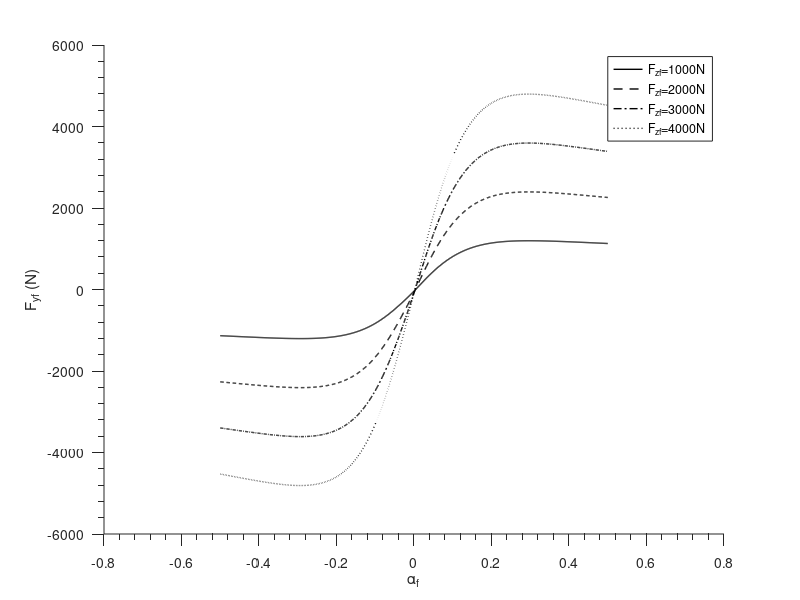

Write the MATLAB code that produced this figure.

%This code is for Longitudinal Force (With Both: PureSlip & CombineSlip), From:PACEJKA, 2006
clear;

%Constants
Fz0=4000;%Newton
d4=1.2;
d6=0.1;
d7=0.15;
d8=1.6;
C=d8;

%Constant for Combined Slip
rBy1=6.461;
rBy2=4.196;
rBy3=-0.015;
rBy4=0;
rCy1=1.081;
rHy1=0.009;
rVy1=0.053;
rVy2=-0.073;
rVy3=0.517;
rVy4=35.44;
rVy5=1.9;
rVy6=-10.71;
Mu_y=0.8;
Fzf0=4000;
c1=8;
c2=1.33;
c5=1;


%Vehicle's output: Input to model
%VariableName ending with 'A' means: Force vary, camber constant (zero)
gamma1000A=0;
gamma2000A=0;
gamma3000A=0;
gamma4000A=0;
Fzf1000A=1000; %Newton
Fzf2000A=2000; %Newton
Fzf3000A=3000; %Newton
Fzf4000A=4000; %Newton
%VariableName ending with 'B' means: Camber vary, Force constant (3000 N)
gamma1000B=deg2rad(-5);
gamma2000B=deg2rad(0);
gamma3000B=deg2rad(5);
gamma4000B=deg2rad(10);
Fzf1000B=3000; %Newton
Fzf2000B=3000; %Newton
Fzf3000B=3000; %Newton
Fzf4000B=3000; %Newton

%slip ratio
k=0.5;

%Creating Numeric Matrix for plot
NormalizedFyf01000=[];
NormalizedFyf02000=[];
NormalizedFyf03000=[];
NormalizedFyf04000=[];
Fyf01000=[];
Fyf02000=[];
Fyf03000=[];
Fyf04000=[];
alpha1000=[];
alpha2000=[];
alpha3000=[];
alpha4000=[];
Fyf1000=[];
Fyf2000=[];
Fyf3000=[];
Fyf4000=[];

for alpha=-0.5:0.001:0.5
    %Vehicle's output: Input to the Model
    Fzf=Fzf1000A;
    gamma=gamma1000A;
    %Fzf=Fzf1000B;
    %gamma=gamma1000B;
    dfzf1000=(Fzf-Fzf0)/Fzf0;
    
    %Model (Pure Slip):
    Calpha=9.74*Fzf;
    Cgamma=0.86*Fzf;
    D=d4*Fzf/(1+d7*gamma^2);
    B=Calpha/C/D;
    Shf=Cgamma*gamma/Calpha;
    Sv=d6*Fzf*gamma;
    Sh=Shf-(Sv/Calpha);
    Fyf0 = D*sin(C*atan(B*(alpha+Sh)))+Sv;
    Fyf01000=[Fyf01000;Fyf0];
    alpha1000=[alpha1000;alpha];

    %Model (Combined Slip):
    Cfalpha=c1*c2*Fzf0*sin(2*atan(Fzf/c2/Fzf0));
    Cfgamma=c5*Fzf;
    disp(["Cfalpha",Cfalpha,"Cfgamma",Cfgamma]);
    alpha_star=alpha+(Cfgamma/Cfalpha)*gamma;
    Dvyk=Mu_y*Fzf*(rVy1+rVy2*dfzf1000+rVy3*gamma)*cos(atan(rVy4*alpha_star));
    Shyk=rHy1;
    Cyk=rCy1;
    Byk=(rBy1+rBy4*gamma^2)*cos(atan(rBy2*(alpha_star-rBy3)));
    ks=k*+Shyk;
    Svyk=Dvyk*sin(rVy5*atan(rVy6*k));
    Gyk0=cos(Cyk*atan(Byk*Shyk));
    Gyk=cos(Cyk*atan(Byk*ks))/Gyk0;
    disp(["Gyk",Gyk,"Svyk",Svyk]);
    Fyf=Gyk*Fyf0+Svyk;
    Fyf1000=[Fyf1000;Fyf];
end

for alpha=-0.5:0.001:0.5
    %Vehicle's output: Input to the Model
    Fzf=Fzf2000A;
    gamma=gamma2000A;
    %Fzf=Fzf1000B;
    %gamma=gamma1000B;
    dfzf2000=(Fzf-Fzf0)/Fzf0;
    
    %Model (Pure Slip):
    Calpha=9.74*Fzf;
    Cgamma=0.86*Fzf;
    D=d4*Fzf/(1+d7*gamma^2);
    B=Calpha/C/D;
    Shf=Cgamma*gamma/Calpha;
    Sv=d6*Fzf*gamma;
    Sh=Shf-(Sv/Calpha);
    Fyf0 = D*sin(C*atan(B*(alpha+Sh)))+Sv;
    Fyf02000=[Fyf02000;Fyf0];
    alpha2000=[alpha2000;alpha];

    %Model (Combined Slip):
    Cfalpha=c1*c2*Fzf0*sin(2*atan(Fzf/c2/Fzf0));
    Cfgamma=c5*Fzf;
    disp(["Cfalpha",Cfalpha,"Cfgamma",Cfgamma]);
    alpha_star=alpha+(Cfgamma/Cfalpha)*gamma;
    Dvyk=Mu_y*Fzf*(rVy1+rVy2*dfzf2000+rVy3*gamma)*cos(atan(rVy4*alpha_star));
    Shyk=rHy1;
    Cyk=rCy1;
    Byk=(rBy1+rBy4*gamma^2)*cos(atan(rBy2*(alpha_star-rBy3)));
    ks=k*+Shyk;
    Svyk=Dvyk*sin(rVy5*atan(rVy6*k));
    Gyk0=cos(Cyk*atan(Byk*Shyk));
    Gyk=cos(Cyk*atan(Byk*ks))/Gyk0;
    disp(["Gyk",Gyk,"Svyk",Svyk]);
    Fyf=Gyk*Fyf0+Svyk;
    Fyf2000=[Fyf2000;Fyf];
end

for alpha=-0.5:0.001:0.5
    %Vehicle's output: Input to the Model
    Fzf=Fzf3000A;
    gamma=gamma3000A;
    %Fzf=Fzf1000B;
    %gamma=gamma1000B;
    dfzf3000=(Fzf-Fzf0)/Fzf0;
    
    %Model (Pure Slip):
    Calpha=9.74*Fzf;
    Cgamma=0.86*Fzf;
    D=d4*Fzf/(1+d7*gamma^2);
    B=Calpha/C/D;
    Shf=Cgamma*gamma/Calpha;
    Sv=d6*Fzf*gamma;
    Sh=Shf-(Sv/Calpha);
    Fyf0 = D*sin(C*atan(B*(alpha+Sh)))+Sv;
    Fyf03000=[Fyf03000;Fyf0];
    alpha3000=[alpha3000;alpha];

    %Model (Combined Slip):
    Cfalpha=c1*c2*Fzf0*sin(2*atan(Fzf/c2/Fzf0));
    Cfgamma=c5*Fzf;
    disp(["Cfalpha",Cfalpha,"Cfgamma",Cfgamma]);
    alpha_star=alpha+(Cfgamma/Cfalpha)*gamma;
    Dvyk=Mu_y*Fzf*(rVy1+rVy2*dfzf3000+rVy3*gamma)*cos(atan(rVy4*alpha_star));
    Shyk=rHy1;
    Cyk=rCy1;
    Byk=(rBy1+rBy4*gamma^2)*cos(atan(rBy2*(alpha_star-rBy3)));
    ks=k*+Shyk;
    Svyk=Dvyk*sin(rVy5*atan(rVy6*k));
    Gyk0=cos(Cyk*atan(Byk*Shyk));
    Gyk=cos(Cyk*atan(Byk*ks))/Gyk0;
    disp(["Gyk",Gyk,"Svyk",Svyk]);
    Fyf=Gyk*Fyf0+Svyk;
    Fyf3000=[Fyf3000;Fyf];
end

for alpha=-0.5:0.001:0.5
    %Vehicle's output: Input to the Model
    Fzf=Fzf4000A;
    gamma=gamma4000A;
    %Fzf=Fzf1000B;
    %gamma=gamma1000B;
    dfzf4000=(Fzf-Fzf0)/Fzf0;
    
    %Model (Pure Slip):
    Calpha=9.74*Fzf;
    Cgamma=0.86*Fzf;
    D=d4*Fzf/(1+d7*gamma^2);
    B=Calpha/C/D;
    Shf=Cgamma*gamma/Calpha;
    Sv=d6*Fzf*gamma;
    Sh=Shf-(Sv/Calpha);
    Fyf0 = D*sin(C*atan(B*(alpha+Sh)))+Sv;
    Fyf04000=[Fyf04000;Fyf0];
    alpha4000=[alpha4000;alpha];

    %Model (Combined Slip):
    Cfalpha=c1*c2*Fzf0*sin(2*atan(Fzf/c2/Fzf0));
    Cfgamma=c5*Fzf;
    disp(["Cfalpha",Cfalpha,"Cfgamma",Cfgamma]);
    alpha_star=alpha+(Cfgamma/Cfalpha)*gamma;
    Dvyk=Mu_y*Fzf*(rVy1+rVy2*dfzf4000+rVy3*gamma)*cos(atan(rVy4*alpha_star));
    Shyk=rHy1;
    Cyk=rCy1;
    Byk=(rBy1+rBy4*gamma^2)*cos(atan(rBy2*(alpha_star-rBy3)));
    ks=k*+Shyk;
    Svyk=Dvyk*sin(rVy5*atan(rVy6*k));
    Gyk0=cos(Cyk*atan(Byk*Shyk));
    Gyk=cos(Cyk*atan(Byk*ks))/Gyk0;
    disp(["Gyk",Gyk,"Svyk",Svyk]);
    Fyf=Gyk*Fyf0+Svyk;
    Fyf4000=[Fyf4000;Fyf];
end

% %%Plots for Pure Slip
% hold off;
% plot(alpha1000, Fyf01000,'LineWidth',1,'LineStyle','-','Color','k');
% hold on
% plot(alpha3000, Fyf02000,'LineWidth',1,'LineStyle','--','Color','k');
% hold on
% plot(alpha3000, Fyf03000,'LineWidth',1,'LineStyle','-.','Color','k');
% hold on
% plot(alpha4000, Fyf04000,'LineWidth',1,'LineStyle',':','Color','k');
% XLabel = xlabel('\alpha_f');

% Plots for Pure Slip
hold off;
plot(alpha1000, Fyf1000,'LineWidth',1,'LineStyle','-','Color','k');
hold on
plot(alpha3000, Fyf2000,'LineWidth',1,'LineStyle','--','Color','k');
hold on
plot(alpha3000, Fyf3000,'LineWidth',1,'LineStyle','-.','Color','k');
hold on
plot(alpha4000, Fyf4000,'LineWidth',1,'LineStyle',':','Color','k');
XLabel = xlabel('\alpha_f');


h=legend('F_{zf}=1000N', 'F_{zf}=2000N','F_{zf}=3000N','F_{zf}=4000N');
YLabel = ylabel('F_{yf} (N)');
set(gca,'Box'         , 'off'     , ...
    'TickDir'     , 'out'     , ...
    'TickLength'  , [0.020 0.020] , ...
    'XMinorTick'  , 'on'      , ...
    'YMinorTick'  , 'on'      , ...
    'YGrid'       , 'off'      ,...
  'XGrid'       , 'off'  );
% yticks([-50 0 50 ])



